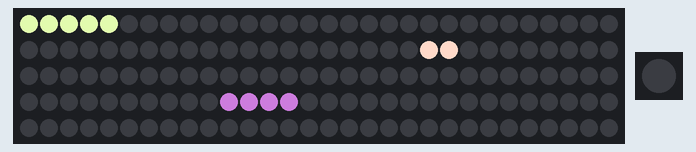
A sketch run on a simulated ESP32. On the bench: 150 RGB LEDs in strip order, left to right, continuing on the next row, 1 RGB LEDs in strip order, left to right. WiFi joins after 1.5 s; servers stay silent unless stated; random numbers use the default seed unless the sketch sets one.

Above: at 2.17 s.
At 4.3 s:
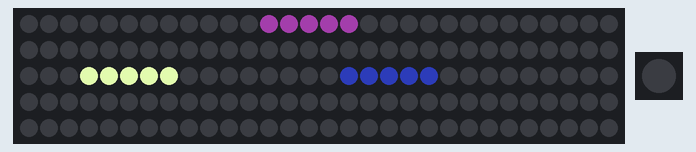
At 5.21 s:
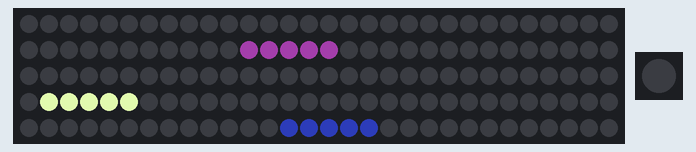
At 14.29 s:
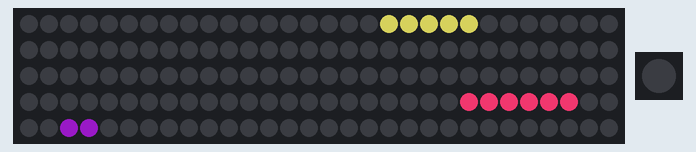
At 16.71 s:
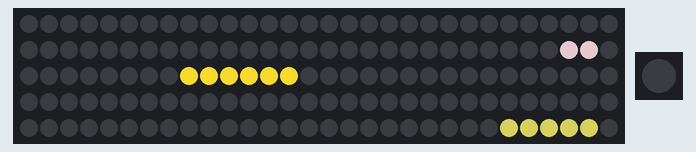
At 21.89 s:
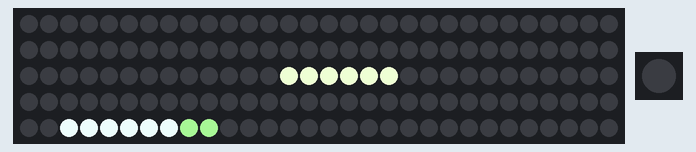

The sketch:

tentaculo1.ino
```cpp
#include <WiFi.h>
#include <Adafruit_NeoPixel.h>
#include <WiFiUdp.h>

const char *ssid = "Yurinet";
const char *password = "tatted81528;retransform";

#define PIN 6
#define NUMPIXELS 150
#define UDP_PORT 4210

Adafruit_NeoPixel pixels(NUMPIXELS, PIN, NEO_GRB + NEO_KHZ800);
WiFiUDP udp;

Adafruit_NeoPixel onePixel = Adafruit_NeoPixel(1, 33, NEO_GRB + NEO_KHZ800);

bool chaseActive = false;

const char *udpAddress = "192.168.86.250";

String message;
unsigned long lastUpdate[3] = { 0, 0, 0 }; // Track the last update time for each animation
int positions[] = { 0, NUMPIXELS / 3, 2 * NUMPIXELS / 3 };
uint32_t colors[3];
int delays[3];
int widths[3];
bool initialUpdateSent[3] = { false, false, false }; // Track if the initial update has been sent for each segment

void setup() {
  // Connect to Wi-Fi
  WiFi.begin(ssid, password);
  while (WiFi.status() != WL_CONNECTED) {
    delay(1000);
  }

  // Initialize the NeoPixel strip
  pixels.begin();
  pixels.clear();
  pixels.show();

  onePixel.begin();           // Start the NeoPixel object
  onePixel.clear();           // Set NeoPixel color to black (0,0,0)
  onePixel.setBrightness(5);  // Affects all subsequent settings
  onePixel.show();

  // Initialize colors, delays, and widths for animations
  for (int i = 0; i < 3; i++) {
    colors[i] = pixels.Color(random(0, 256), random(0, 256), random(0, 256));
    delays[i] = random(10, 30);
    widths[i] = random(1, 7);
  }

  // Start chase animation when the system starts
  chaseActive = true;
}

void loop() {
  if (chaseActive) {
    updateChase();
  }
}

void updateChase() {
  for (int i = 0; i < 3; i++) {
    // Send the update when the chase starts (only once)
    if (!initialUpdateSent[i]) {
      sendChaseUpdate(i, true);
      initialUpdateSent[i] = true; // Ensure this update is sent only once
    }

    if (millis() - lastUpdate[i] >= delays[i]) {
      // Send the update slightly before the animation reaches the end to compensate for delay
      if (positions[i] == NUMPIXELS - 5) {
        sendChaseUpdate(i, false);
      }

      // Turn off the previous pixels
      for (int j = 0; j < widths[i]; j++) {
        pixels.setPixelColor((positions[i] - j - 1 + NUMPIXELS) % NUMPIXELS, 0);
      }

      // Set the current block of pixels to the color
      for (int j = 0; j < widths[i]; j++) {
        pixels.setPixelColor((positions[i] + j) % NUMPIXELS, colors[i]);
      }
      pixels.show();

      // Move the position
      positions[i] = (positions[i] + 1) % NUMPIXELS;

      // Check if the color reached the end of the strip
      if (positions[i] == 0) {
        // Generate a new color, delay, and width for the next cycle
        colors[i] = pixels.Color(random(0, 256), random(0, 256), random(0, 256));
        delays[i] = random(10, 30);
        widths[i] = random(1, 7);
        initialUpdateSent[i] = false; // Reset the flag to allow a new start update in the next cycle
      }

      lastUpdate[i] = millis();
    }
  }
}

void sendChaseUpdate(int index, bool isStart) {
  // Send the update indicating start or end of the chase animation
  message = "{\"message\":\"";
  message += (isStart ? "start" : "end");
  message += "\",";
  message += "\"color\":" + String(colors[index]) + ",";
  message += "\"delay\":" + String(delays[index]) + ",";
  message += "\"width\":" + String(widths[index]) + "}";

  udp.beginPacket(udpAddress, UDP_PORT);
  udp.write((const uint8_t *)message.c_str(), message.length());
  udp.endPacket();
}
```
